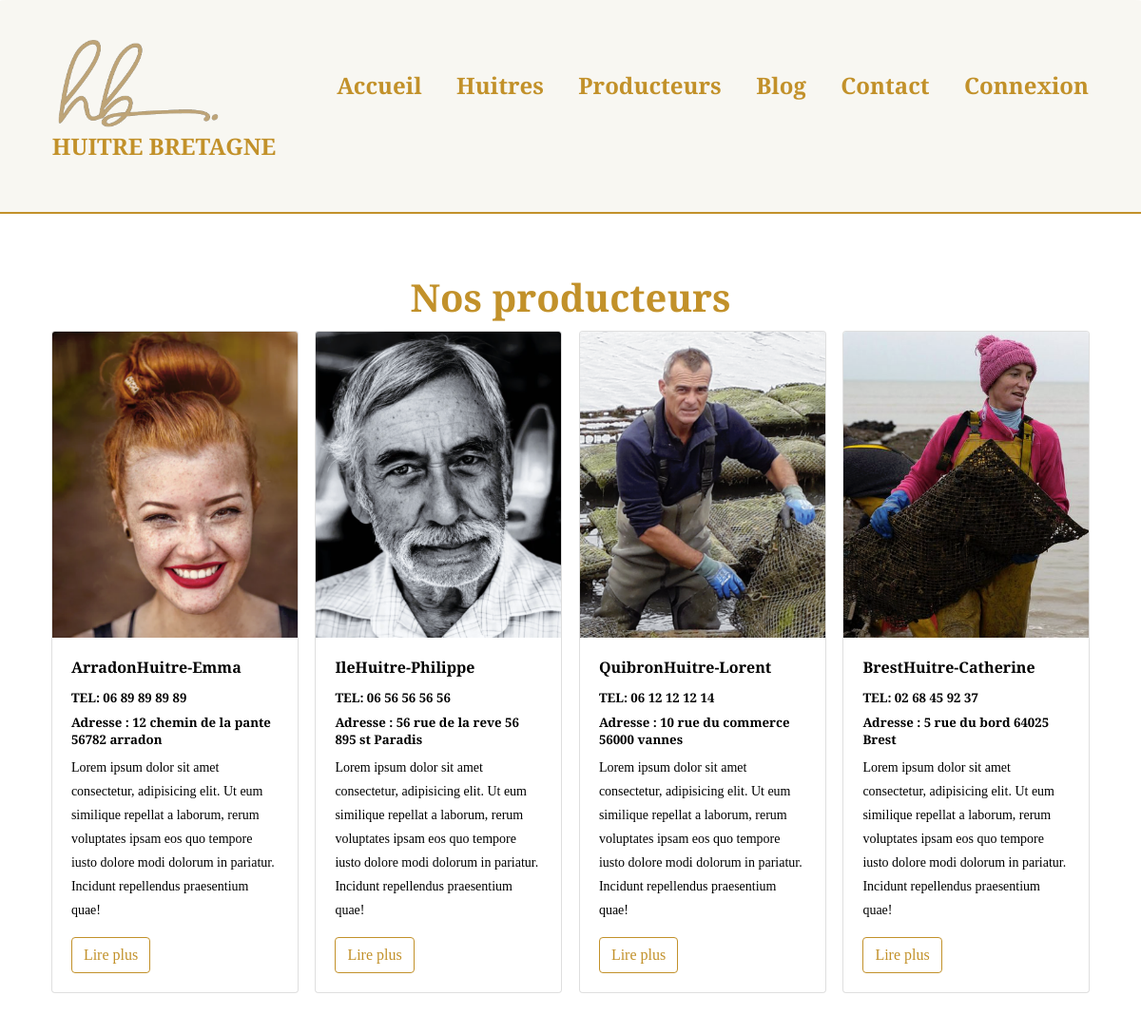
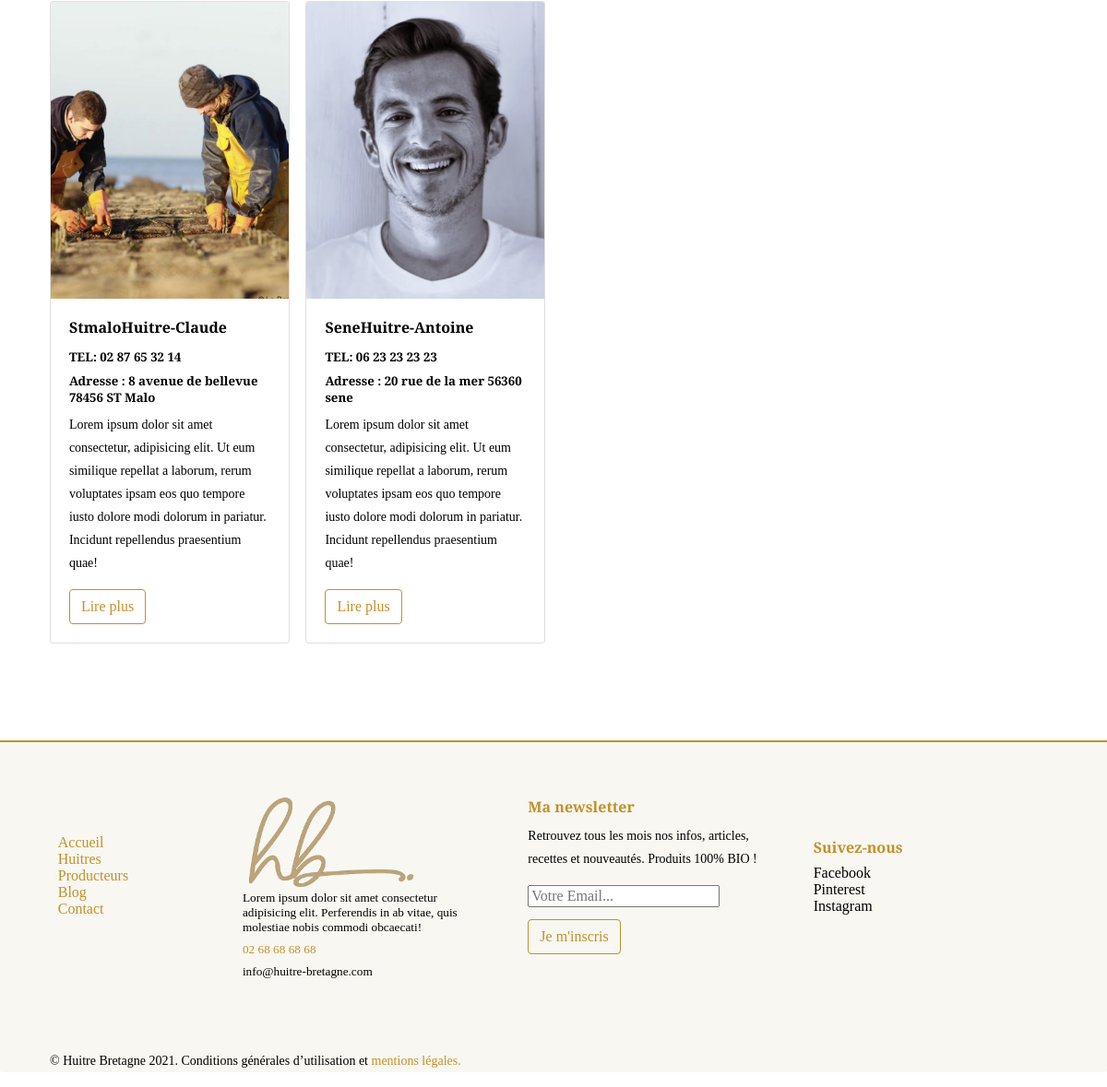
The page /index.php?action=producers on the database its author committed (2 pictures, top to bottom).
### tables this page shows
CREATE TABLE IF NOT EXISTS `producers` (
  `id` int(20) unsigned NOT NULL AUTO_INCREMENT,
  `p_name` longtext,
  `adresse` longtext,
  `tel` longtext,
  `p_content` longtext,
  `alt` longtext,
  `img` longtext,
  `huitre_id` int(10) unsigned NOT NULL,
  PRIMARY KEY (`id`),
  KEY `FK_producers_huitres` (`huitre_id`),
  CONSTRAINT `FK_producers_huitres` FOREIGN KEY (`huitre_id`) REFERENCES `huitres` (`id`)
);

### app/Controllers/Front/FrontController.php (called while the page is built, shortened)
<?php
class FrontController{
    function producers(){
        $producers = new \Project\Models\ProducerManager();
        $producers = $producers->getProducers();
        require 'app/views/front/producers.php';
    }
    }

### app/Models/ProducerManager.php (called while the page is built, shortened)
<?php
class ProducerManager extends Manager{
    public function getproducers(){
        $bdd = $this->bdConnect();
        $req = $bdd->query('SELECT * FROM producers');
        return $req;
    }
}

### app/views/front/producers.php (the view, shortened to what this page needs)
<section class="producers">
    <h1 class="text-center">Nos producteurs</h1>
    <div class="flex-wrapper">
        <?php foreach($producers as $producer){?>
        <div class="flex-1-item-perline-s flex-2-item-perline-m flex-4-item-perline-l">
            <article class="case">
                <div class="case-img-container" >
                    <img class="case-img-top" src="<?=htmlspecialchars($producer['img']) ?>" alt="<?=htmlspecialchars($producer['p_name']) ?>">
                </div>
                <div class="case-body">
                    <h4 class="case-title"><?=htmlspecialchars($producer['p_name']) ?></h4>
                    <h5>TEL: <?=htmlspecialchars($producer['tel']) ?></h5>
                    <h5>Adresse : <?=htmlspecialchars($producer['adresse']) ?></h5>
                    <p class="case-text"><?=htmlspecialchars($producer['p_content']) ?></p>
                    <a href="index.php?action=producer&id=<?= $producer['id'] ?>"
                        class="btn">Lire plus</a>
                </div>
            </article>
        </div>
        <?php } ?>
    </div>
</section>
<?php require 'templates/template.php'; ?>

### app/public/front/css/style.css (style rules this page uses)
html, body, div, span, applet, object, iframe, h1, h2, h3, h4, h5, h6, p, blockquote, div pre, a, abbr, acronym, address, big, cite, code, del, dfn, em, font, img, ins, kbd, q, s, samp, small, strike, strong, sub, sup, tt, var, b, u, i, center, dl, dt, dd, ol, ul, li, figure, header, nav, section, article, aside, footer, figcaption { margin: 0; padding: 0; border: 0; outline: 0; }
header, nav, section, article, aside, footer, hgroup { display: block; }
* { box-sizing: border-box; }
html, body { font-family: "Cormorant Garamond", serif; font-weight: 400; font-size: 16px; background-color: #fff; -ms-text-size-adjust: 100%; -webkit-font-smoothing: antialiased; -moz-osx-font-smoothing: grayscale; }
a { text-decoration: none; }
h1, h2, h3, h4, h5, h6 { margin-top: 0; margin-bottom: 0.5rem; }
p { margin-top: 0; margin-bottom: 1rem; font-size: 14px; line-height: 25px; }
img { vertical-align: middle; border-style: none; }
.flex-wrapper { display: flex; flex-wrap: wrap; }
.flex-wrapper > * { padding-left: 0.8%; padding-right: 0.8%; padding-bottom: 4%; }
@media screen and (min-width: 768px) { .flex-2-item-perline-m { flex: 0 0 50%; max-width: 50%; } }
@media screen and (min-width: 992px) { .flex-4-item-perline-l { flex: 0 0 25%; max-width: 25%; } }
.btn { display: inline-block; font-weight: 400; color: #242829; text-align: center; vertical-align: middle; cursor: pointer; user-select: none; background-color: transparent; border: 1px solid transparent; padding: 0.375rem 0.75rem; font-size: 1rem; line-height: 1.5; border-radius: 0.25rem; transition: color 0.15s ease-in-out, background-color 0.15s ease-in-out, border-color 0.15s ease-in-out, box-shadow 0.15s ease-in-out; }
.case { position: relative; display: flex; flex-direction: column; min-width: 0; word-wrap: break-word; background-color: #fff; background-clip: border-box; border: 1px solid rgba(0, 0, 0, 0.125); border-radius: 0.25rem; }
.case-img, .case-img-top, .case-img-bottom, .case-img-container { flex-shrink: 0; width: 100%; }
.case-img-container { height: auto; overflow: hidden; }
.case-img, .case-img-top { border-top-left-radius: calc(0.25rem - 1px); border-top-right-radius: calc(0.25rem - 1px); }
.case-body { -ms-flex: 1 1 auto; flex: 1 1 auto; min-height: 1px; padding: 1.25rem; }
.case-title { margin-bottom: 0.75rem; }
.text-center { text-align: center; }
h1 { color: #c2912a; font: bold 2.5rem "Cormorant Garamond", serif; margin-bottom: 0.5rem; }
.producers .btn { border: 1px solid #c2912a; color: #c2912a; }

### rows shown on the page
producers: shows a picture, p_name "ArradonHuitre-Emma", tel "06 89 89 89 89", adresse "12 chemin de la pante 56782 arradon", p_content "Lorem ipsum dolor sit amet consectetur, adipisicing elit. Ut eum similique repellat a laborum, rerum voluptates ipsam eos quo tempore iusto dolore modi dolorum in pariatur. Incidunt repellendus praesentium quae!"
producers: shows a picture, p_name "IleHuitre-Philippe", tel "06 56 56 56 56", adresse "56 rue de la reve 56 895 st Paradis", p_content "Lorem ipsum dolor sit amet consectetur, adipisicing elit. Ut eum similique repellat a laborum, rerum voluptates ipsam eos quo tempore iusto dolore modi dolorum in pariatur. Incidunt repellendus praesentium quae!"
producers: shows a picture, p_name "QuibronHuitre-Lorent", tel "06 12 12 12 14", adresse "10 rue du commerce 56000 vannes", p_content "Lorem ipsum dolor sit amet consectetur, adipisicing elit. Ut eum similique repellat a laborum, rerum voluptates ipsam eos quo tempore iusto dolore modi dolorum in pariatur. Incidunt repellendus praesentium quae!"
producers: shows a picture, p_name "BrestHuitre-Catherine", tel "02 68 45 92 37", adresse "5 rue du bord 64025 Brest", p_content "Lorem ipsum dolor sit amet consectetur, adipisicing elit. Ut eum similique repellat a laborum, rerum voluptates ipsam eos quo tempore iusto dolore modi dolorum in pariatur. Incidunt repellendus praesentium quae!"
producers: shows a picture, p_name "StmaloHuitre-Claude", tel "02 87 65 32 14", adresse "8 avenue de bellevue 78456 ST Malo", p_content "Lorem ipsum dolor sit amet consectetur, adipisicing elit. Ut eum similique repellat a laborum, rerum voluptates ipsam eos quo tempore iusto dolore modi dolorum in pariatur. Incidunt repellendus praesentium quae!"
producers: shows a picture, p_name "SeneHuitre-Antoine", tel "06 23 23 23 23", adresse "20 rue de la mer 56360 sene", p_content "Lorem ipsum dolor sit amet consectetur, adipisicing elit. Ut eum similique repellat a laborum, rerum voluptates ipsam eos quo tempore iusto dolore modi dolorum in pariatur. Incidunt repellendus praesentium quae!"
